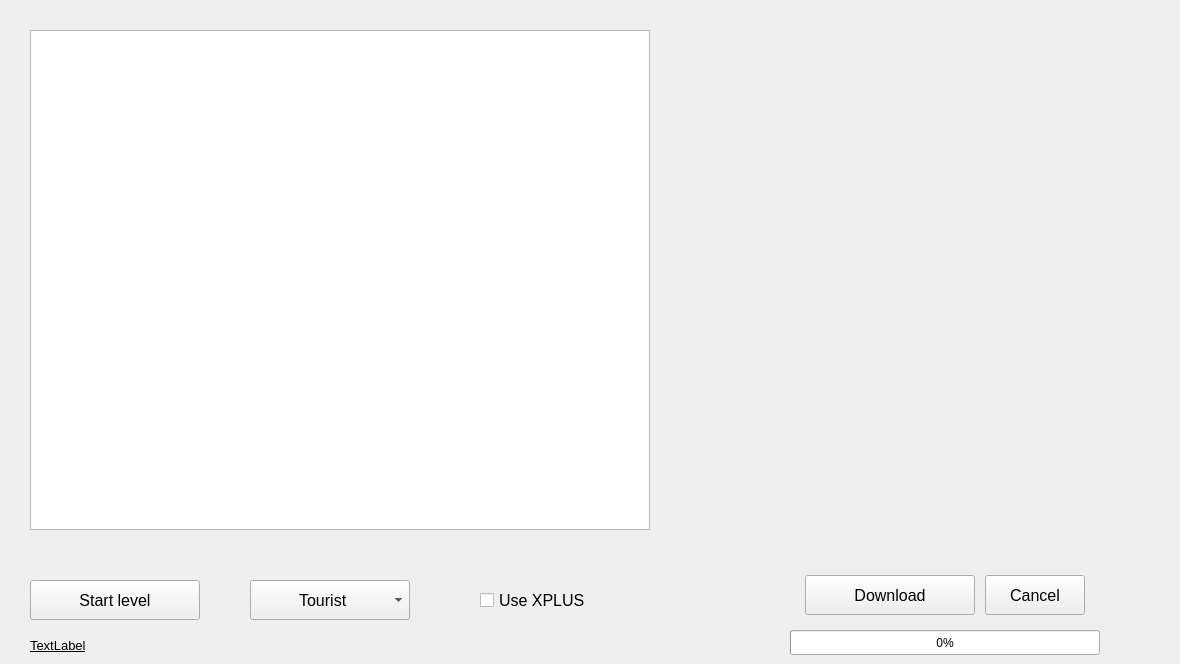
      <widget class="QWidget" name="tab_fe_bestmaps">
       <attribute name="title">
        <string>Best Maps</string>
       </attribute>
       <widget class="QPushButton" name="pushButton_fe_bestmaps_start_level">
        <property name="geometry">
         <rect>
          <x>30</x>
          <y>580</y>
          <width>170</width>
          <height>40</height>
         </rect>
        </property>
        <property name="font">
         <font>
          <pointsize>12</pointsize>
         </font>
        </property>
        <property name="text">
         <string>Start level</string>
        </property>
       </widget>
       <widget class="QComboBox" name="comboBox_fe_bestmaps_difficulty">
        <property name="geometry">
         <rect>
          <x>250</x>
          <y>580</y>
          <width>160</width>
          <height>40</height>
         </rect>
        </property>
        <property name="font">
         <font>
          <pointsize>12</pointsize>
         </font>
        </property>
        <property name="layoutDirection">
         <enum>Qt::LeftToRight</enum>
        </property>
        <item>
         <property name="text">
          <string>          Tourist</string>
         </property>
        </item>
        <item>
         <property name="text">
          <string>          Easy</string>
         </property>
        </item>
        <item>
         <property name="text">
          <string>          Normal</string>
         </property>
        </item>
        <item>
         <property name="text">
          <string>          Hard</string>
         </property>
        </item>
        <item>
         <property name="text">
          <string>          Serious</string>
         </property>
        </item>
       </widget>
       <widget class="QCheckBox" name="checkBox_fe_bestmaps_use_xplus">
        <property name="geometry">
         <rect>
          <x>480</x>
          <y>580</y>
          <width>110</width>
          <height>40</height>
         </rect>
        </property>
        <property name="font">
         <font>
          <pointsize>12</pointsize>
         </font>
        </property>
        <property name="text">
         <string>Use XPLUS</string>
        </property>
       </widget>
       <widget class="QPushButton" name="pushButton_fe_bestmaps_download">
        <property name="geometry">
         <rect>
          <x>805</x>
          <y>575</y>
          <width>170</width>
          <height>40</height>
         </rect>
        </property>
        <property name="font">
         <font>
          <pointsize>12</pointsize>
         </font>
        </property>
        <property name="text">
         <string>Download</string>
        </property>
       </widget>
       <widget class="QLabel" name="label_fe_bestmaps_image1">
        <property name="geometry">
         <rect>
          <x>710</x>
          <y>10</y>
          <width>461</width>
          <height>271</height>
         </rect>
        </property>
        <property name="text">
         <string/>
        </property>
        <property name="pixmap">
         <pixmap resource="Resources.qrc">:/Images/samfe-logo.jpg</pixmap>
        </property>
       </widget>
       <widget class="QLabel" name="label_fe_bestmaps_image2">
        <property name="geometry">
         <rect>
          <x>710</x>
          <y>290</y>
          <width>461</width>
          <height>261</height>
         </rect>
        </property>
        <property name="text">
         <string/>
        </property>
        <property name="pixmap">
         <pixmap>screenies/TFE/bestmaps/1/2.jpg</pixmap>
        </property>
       </widget>
       <widget class="QTableView" name="table_fe_bestmaps">
        <property name="geometry">
         <rect>
          <x>30</x>
          <y>30</y>
          <width>620</width>
          <height>500</height>
         </rect>
        </property>
        <property name="horizontalScrollBarPolicy">
         <enum>Qt::ScrollBarAlwaysOff</enum>
        </property>
        <property name="alternatingRowColors">
         <bool>true</bool>
        </property>
        <property name="selectionMode">
         <enum>QAbstractItemView::SingleSelection</enum>
        </property>
        <property name="selectionBehavior">
         <enum>QAbstractItemView::SelectRows</enum>
        </property>
        <property name="textElideMode">
         <enum>Qt::ElideRight</enum>
        </property>
        <property name="gridStyle">
         <enum>Qt::SolidLine</enum>
        </property>
        <attribute name="horizontalHeaderDefaultSectionSize">
         <number>160</number>
        </attribute>
        <attribute name="horizontalHeaderStretchLastSection">
         <bool>false</bool>
        </attribute>
        <attribute name="verticalHeaderCascadingSectionResizes">
         <bool>false</bool>
        </attribute>
        <attribute name="verticalHeaderStretchLastSection">
         <bool>false</bool>
        </attribute>
       </widget>
       <widget class="QProgressBar" name="progressBar_fe_bestmaps_download">
        <property name="geometry">
         <rect>
          <x>790</x>
          <y>630</y>
          <width>310</width>
          <height>25</height>
         </rect>
        </property>
        <property name="value">
         <number>0</number>
        </property>
       </widget>
       <widget class="QLabel" name="label_fe_bestmaps_download">
        <property name="geometry">
         <rect>
          <x>30</x>
          <y>635</y>
          <width>710</width>
          <height>20</height>
         </rect>
        </property>
        <property name="font">
         <font>
          <pointsize>10</pointsize>
          <underline>true</underline>
         </font>
        </property>
        <property name="text">
         <string>TextLabel</string>
        </property>
       </widget>
       <widget class="QPushButton" name="pushButton_fe_bestmaps_download_cancel">
        <property name="geometry">
         <rect>
          <x>985</x>
          <y>575</y>
          <width>100</width>
          <height>40</height>
         </rect>
        </property>
        <property name="font">
         <font>
          <pointsize>12</pointsize>
         </font>
        </property>
        <property name="text">
         <string>Cancel</string>
        </property>
       </widget>
      </widget>
